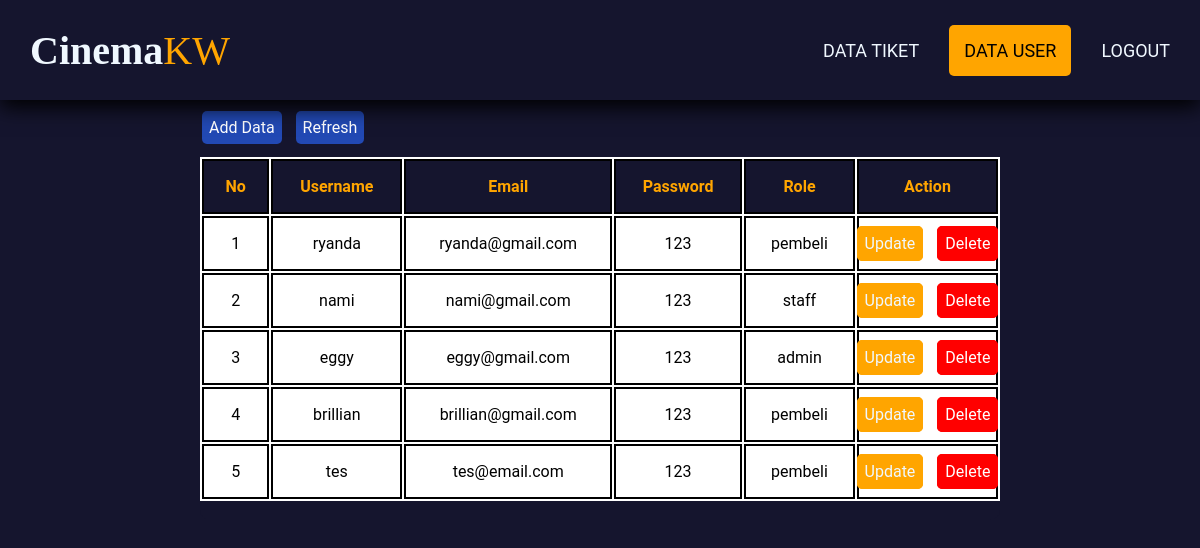
Before: /crud_user.php (signed in) with the older database file.
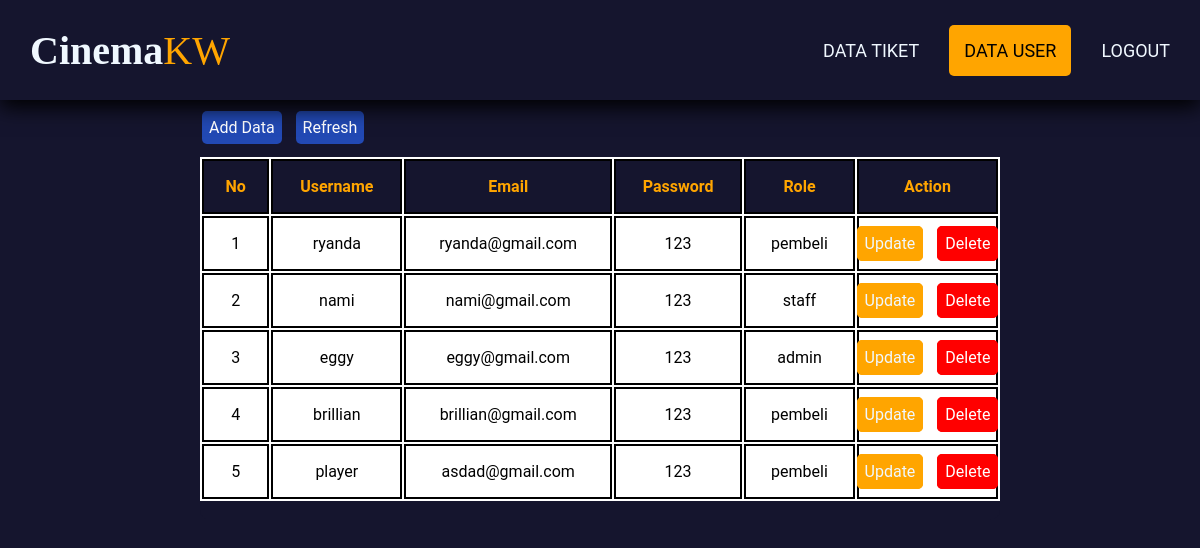
After: the same page with the newer database file.
### tables this page shows
CREATE TABLE `user` (
  `id_user` int(11) NOT NULL,
  `username` varchar(50) NOT NULL,
  `email` varchar(50) NOT NULL,
  `password` varchar(50) NOT NULL,
  `role` varchar(20) NOT NULL
);

### crud_user.php (the view, shortened to what this page needs)
<?php
include 'koneksi.php';
$query = "SELECT * FROM user";
$result = mysqli_query($conn, $query);
?>
<!DOCTYPE html>
<html lang="en">
<head>
    <link rel="stylesheet" href="style/style.css">
    <link rel="stylesheet" href="style/crud.css">
</head>
<body>
  <div class="container">
    <nav class="wrapper">
        <div class="prof">
            <div class="fname">Cinema</div>
            <div class="lname">KW</div>
        </div>
        <?php if($_SESSION['role'] == 'admin'): ?>
            <ul class="nav">
              <li><a href="crud_tiket.php">Data Tiket</a></li>
              <li><a href="crud_user.php" class="active">Data User</a></li>
              <li><a href="logout.php">Logout</a></li>
            </ul>
            <?php endif; ?>
    </nav>
    <div class="table-user">
        <form method="GET" action="">
          <div class="search-container">
            <button type="submit" class="search-button">Search</button>
          </div>
        </form>
        <div class ="tes">
        <a href="crud_user/create.php" class="btn-primary">Add Data</a>
        <a href="crud_user.php" class=btn-secondary>Refresh</a>
        </div>
        <table class="tabel">
            <thead>
            <tr class="table-judul">
              <th>No</th>
              <th><a style="color:orange" href="?sort=username">Username</a></th>
              <th><a style="color:orange" href="?sort=email">Email</a></th>
              <th>Password</th>
              <th><a style="color:orange" href="?sort=role">Role</a></th>
              <th>Action</th>
            </tr>
            </thead>
            <?php
              $i=1;
              while($row = mysqli_fetch_assoc($result)){
            ?>
            <tr>
                <td><?php echo $i?></td>
                <td><?php echo $row['username']?></td>
                <td><?php echo $row['email']?></td>
                <td><?php echo $row['password']?></td>
                <td><?php echo $row['role']?></td>
                <td>
                    <a href="crud_user/update.php?id=<?php echo $row['id_user']?>" class="btn-danger" role="button">Update</a>
                    <a href="crud_user/delete.php?id=<?php echo $row['id_user']?>" class="btn-warning" role="button">Delete</a>
                </td>
            </tr>
            <?php
            $i++;
            }
            ?>
        </table>
        <br>
    </div>
  </div>
</body>
</html>

Changed rows visible on the page:
removed user: username "tes", email "tes@email.com", password "123", role "pembeli"
added user: username "player", email "asdad@gmail.com", password "123", role "pembeli"
